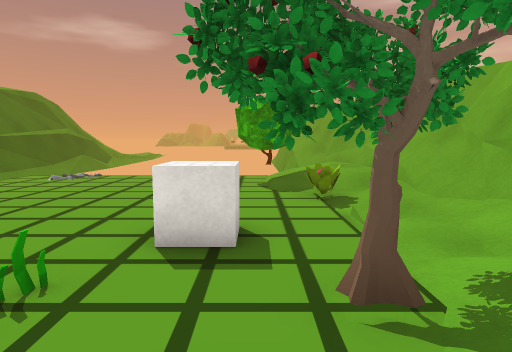
[1] (above)

17 first-person views from a walk through a scene from a Unity 3-D project. The camera is 1.3 m above the floor, tilts 6° down and sees 75° across. The floor is counted in squares, 1 m on a side. Each view is taken from the middle of a square. On the plan, view 1 faces up. The plan holds only what a view shows up to about 14 squares ahead; the rest is blank. The place goes on beyond the plan. The player is left out. Some surface patterns are stand-ins.

[2]
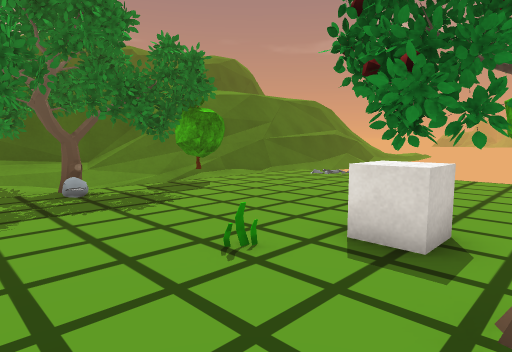

[3]
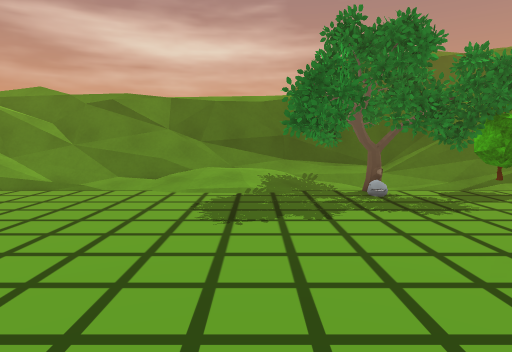

[4]
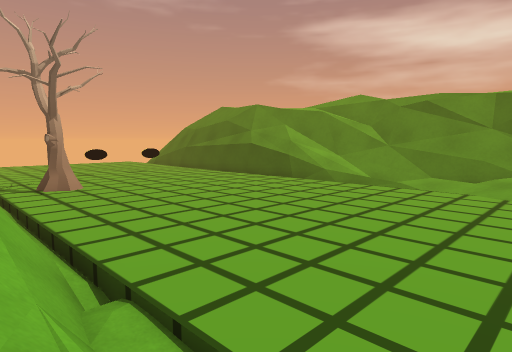

[5]
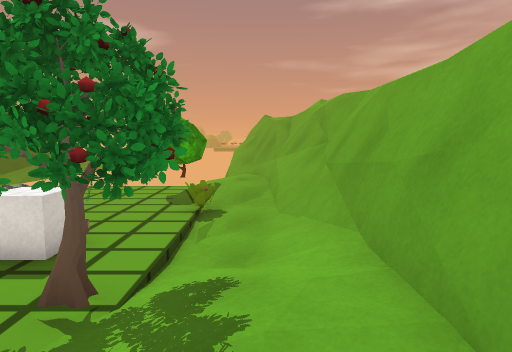

[6]
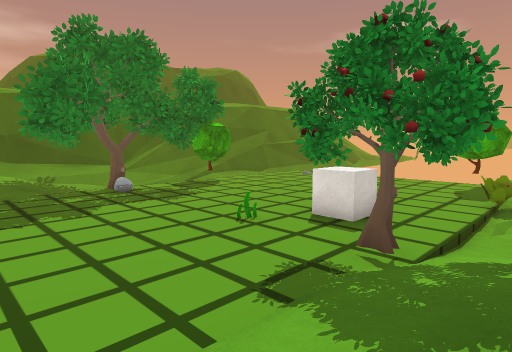

[7]
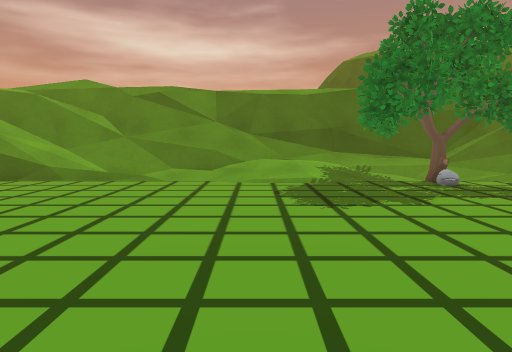

[8]
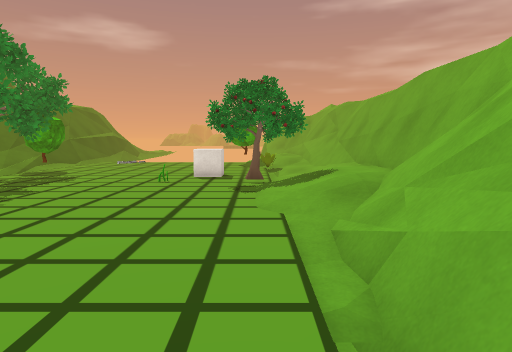

[9]
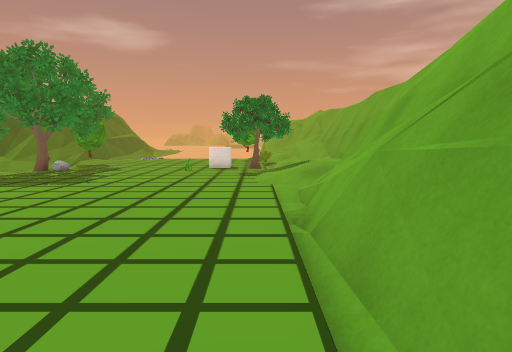

[10]
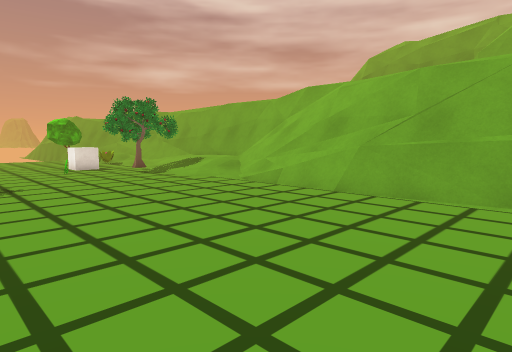

[11]
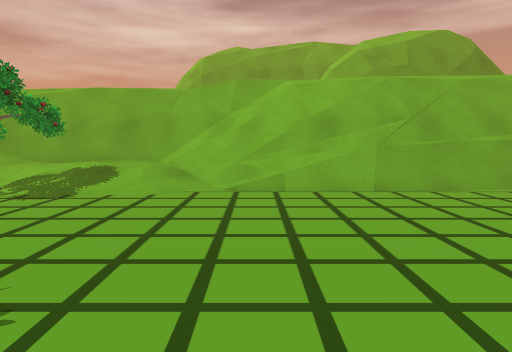

[12]
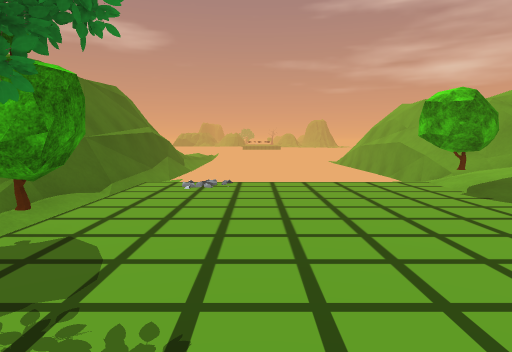

[13]
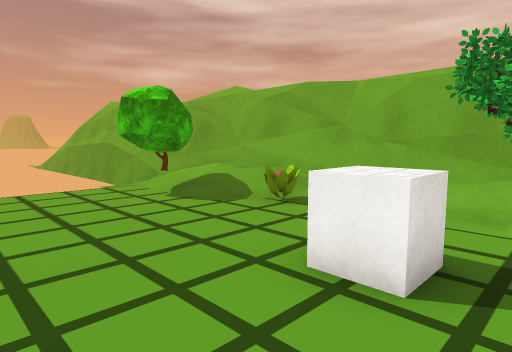

[14]
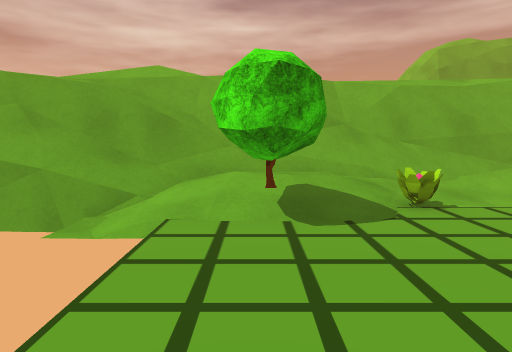

[15]
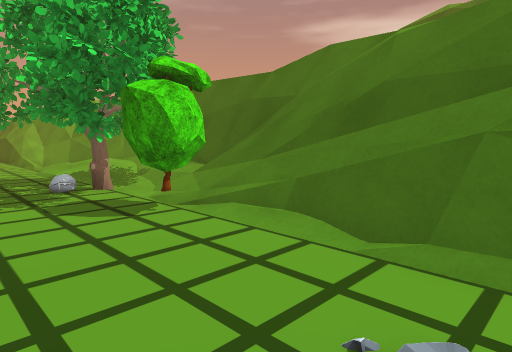

[16]
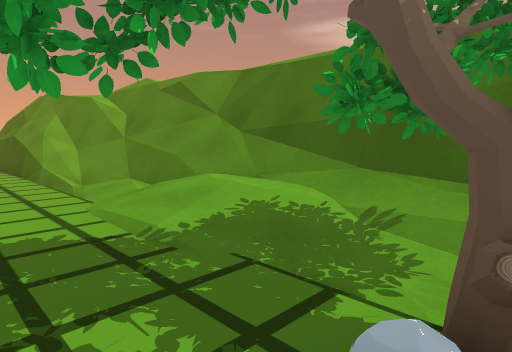

[17]
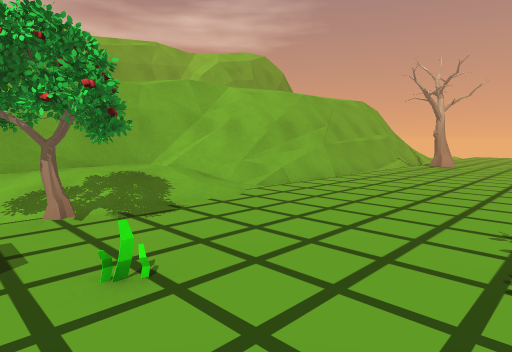

### Floor plan
Key: @ floor where view 1 was taken; # wall or solid block; . main floor; : floor 0.25 m higher than the main floor; - floor 0.25 m lower than the main floor; + floor 0.5 m higher than the main floor; * floor 0.75 m higher than the main floor; % floor 3 m higher than the main floor; & floor 3.25 m higher than the main floor; $ floor 3.5 m higher than the main floor; / step, stairs or slope; = window, fence, low wall or low ledge; v drop or lower ground; B bush; P plant; C cube; T tree; O other object.
Columns run from 13 left of view 1 to 8 right of it. Each row starts with its distance up from view 1.
 16               v   /$
 15    ##         v*= /$
 14    ##         -/=#//
 13    #=         //===$
 12    #=........./+/=v&
 11    #=........BB++==&
 10   ##=........B:/+/=/ =
  9   #==.........:/+/=  =
  8   #=/..........P:/=
  7  ##=/...........:/#
  6  ###B..........-.=#&
  5  #= .TT.....C....=#%$
  4  #=:-TT.....C.OO./#%$
  3  #T.TTT....O.OOO/+#&$
  2  #TTTT.......OOO/+#
  1  #/TT.TT......OO++#&$
  0  #//..TT.....@.:++#&$
 -1  ##+:..........//=#&$
 -2  #=+/..........//=#$$
 -3 ##/++...........===#
 -4 ##/+/..........-===#
 -5 #=////.........#=#/$
 -6 ## :/..........==#/$
 -7 ##=+...........=#v$$
 -8  #=*:..........=#v$/
 -9  ###:..........=#v$$
-10  ##=+..........##v$/
-11   #==..........##v/
-12   #==. ........ #v/

Positions as (right, up) in squares from view 1, and headings:
1: (0, 0), facing up
2: (1, 0), facing up-left
3: (2, -1), facing left
4: (3, -2), facing down-left
5: (3, -1), facing up
6: (3, -2), facing up-left
7: (2, -3), facing left
8: (1, -8), facing up
9: (1, -12), facing up
10: (-6, -12), facing up-right
11: (-7, -4), facing right
12: (-5, 2), facing up
13: (-4, 3), facing up-right
14: (-5, 11), facing right
15: (-5, 12), facing down-left
16: (-6, 3), facing down-left
17: (-5, 4), facing down-right
